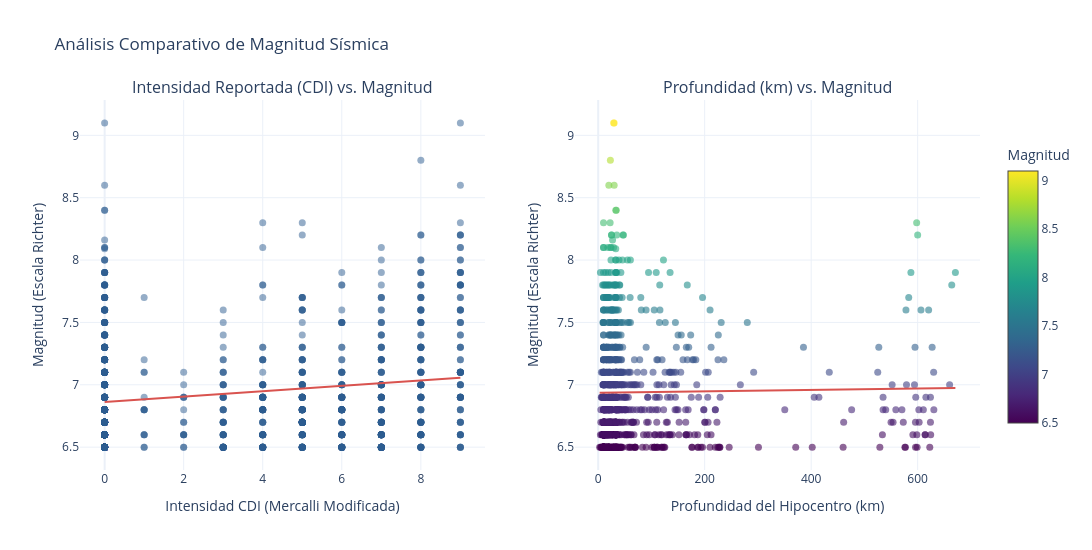

Notebook cell for this chart:
### Code cell
# 1. Limpieza de datos general
df_clean = df_earthquakes.dropna(subset=['magnitude', 'cdi', 'depth']).copy()

# Función auxiliar para obtener línea de tendencia (OLS)
def get_ols_line(x_data, y_data):
    X = sm.add_constant(x_data)
    model = sm.OLS(y_data, X).fit()
    x_range = np.linspace(x_data.min(), x_data.max(), 100)
    y_pred = model.predict(sm.add_constant(x_range))
    return x_range, y_pred

# 2. Crear lienzo de 1 fila y 2 columnas
fig = make_subplots(
    rows=1, cols=2,
    subplot_titles=(
        'Intensidad Reportada (CDI) vs. Magnitud',
        'Profundidad (km) vs. Magnitud'
    ),
    horizontal_spacing=0.1
)

# --- GRÁFICA 1: CDI vs Magnitud ---
# Puntos dispersos
fig.add_trace(
    go.Scatter(
        x=df_clean['cdi'],
        y=df_clean['magnitude'],
        mode='markers',
        marker=dict(color='#2b5c8f', opacity=0.5, size=7),
        name='Sismos (CDI)',
        customdata=df_clean[['title', 'location', 'country', 'depth']],
        hovertemplate='<b>%{customdata[0]}</b><br>Ubicación: %{customdata[1]}, %{customdata[2]}<br>CDI: %{x}<br>Magnitud: %{y}<br>Profundidad: %{customdata[3]} km<extra></extra>'
    ),
    row=1, col=1
)

# Línea de tendencia OLS (Gráfica 1)
x_ols1, y_ols1 = get_ols_line(df_clean['cdi'], df_clean['magnitude'])
fig.add_trace(
    go.Scatter(
        x=x_ols1, y=y_ols1,
        mode='lines',
        line=dict(color='#d9534f', width=2),
        name='Tendencia OLS (CDI)'
    ),
    row=1, col=1
)

# --- GRÁFICA 2: Profundidad vs Magnitud ---
# Puntos dispersos (con escala de color Viridis por magnitud)
fig.add_trace(
    go.Scatter(
        x=df_clean['depth'],
        y=df_clean['magnitude'],
        mode='markers',
        marker=dict(
            color=df_clean['magnitude'],
            colorscale='Viridis',
            showscale=True,
            colorbar=dict(title='Magnitud', x=1.02, len=0.8),
            opacity=0.6,
            size=7
        ),
        name='Sismos (Profundidad)',
        customdata=df_clean[['title', 'location', 'country']],
        hovertemplate='<b>%{customdata[0]}</b><br>Ubicación: %{customdata[1]}, %{customdata[2]}<br>Profundidad: %{x} km<br>Magnitud: %{y}<extra></extra>'
    ),
    row=1, col=2
)

# Línea de tendencia OLS (Gráfica 2)
x_ols2, y_ols2 = get_ols_line(df_clean['depth'], df_clean['magnitude'])
fig.add_trace(
    go.Scatter(
        x=x_ols2, y=y_ols2,
        mode='lines',
        line=dict(color='#d9534f', width=2),
        name='Tendencia OLS (Profundidad)'
    ),
    row=1, col=2
)

# 3. Homogeneizar estilo del Layout
fig.update_layout(
    title_text='Análisis Comparativo de Magnitud Sísmica',
    template='plotly_white',
    height=550,
    width=1200,
    showlegend=False,
    font=dict(size=12)
)

# Configuración de títulos de ejes
fig.update_xaxes(title_text='Intensidad CDI (Mercalli Modificada)', row=1, col=1)
fig.update_yaxes(title_text='Magnitud (Escala Richter)', row=1, col=1)

fig.update_xaxes(title_text='Profundidad del Hipocentro (km)', row=1, col=2)
fig.update_yaxes(title_text='Magnitud (Escala Richter)', row=1, col=2)

# Mostrar la figura unificada
fig.show()

### Figure 1 — Plotly figure (JSON) as saved in the notebook; plotly's stock layout.template omitted (floating-point values rounded to 4 significant figures; data arrays with more than 128 entries replaced by an {"elided": "..."} marker saying what was removed)
{"data": [{"customdata": {"elided": "1000x4 mixed values"}, "hovertemplate": "<b>%{customdata[0]}</b><br>Ubicación: %{customdata[1]}, %{customdata[2]}<br>CDI: %{x}<br>Magnitud: %{y}<br>Profundidad: %{customdata[3]} km<extra></extra>", "marker": {"color": "#2b5c8f", "opacity": 0.5, "size": 7}, "mode": "markers", "name": "Sismos (CDI)", "type": "scatter", "x": {"elided": "1000 int values"}, "xaxis": "x", "y": {"elided": "1000 float values"}, "yaxis": "y"}, {"line": {"color": "#d9534f", "width": 2}, "mode": "lines", "name": "Tendencia OLS (CDI)", "type": "scatter", "x": [0.0, 0.09091, 0.1818, 0.2727, 0.3636, 0.4545, 0.5455, 0.6364, 0.7273, 0.8182, 0.9091, 1.0, 1.091, 1.182, 1.273, 1.364, 1.455, 1.545, 1.636, 1.727, 1.818, 1.909, 2.0, 2.091, 2.182, 2.273, 2.364, 2.455, 2.545, 2.636, 2.727, 2.818, 2.909, 3.0, 3.091, 3.182, 3.273, 3.364, 3.455, 3.545, 3.636, 3.727, 3.818, 3.909, 4.0, 4.091, 4.182, 4.273, 4.364, 4.455, 4.545, 4.636, 4.727, 4.818, 4.909, 5.0, 5.091, 5.182, 5.273, 5.364, 5.455, 5.545, 5.636, 5.727, 5.818, 5.909, 6.0, 6.091, 6.182, 6.273, 6.364, 6.455, 6.545, 6.636, 6.727, 6.818, 6.909, 7.0, 7.091, 7.182, 7.273, 7.364, 7.455, 7.545, 7.636, 7.727, 7.818, 7.909, 8.0, 8.091, 8.182, 8.273, 8.364, 8.455, 8.545, 8.636, 8.727, 8.818, 8.909, 9.0], "xaxis": "x", "y": [6.863, 6.865, 6.867, 6.869, 6.871, 6.872, 6.874, 6.876, 6.878, 6.88, 6.882, 6.884, 6.886, 6.888, 6.89, 6.892, 6.894, 6.896, 6.898, 6.9, 6.902, 6.904, 6.906, 6.908, 6.91, 6.912, 6.913, 6.915, 6.917, 6.919, 6.921, 6.923, 6.925, 6.927, 6.929, 6.931, 6.933, 6.935, 6.937, 6.939, 6.941, 6.943, 6.945, 6.947, 6.949, 6.951, 6.953, 6.954, 6.956, 6.958, 6.96, 6.962, 6.964, 6.966, 6.968, 6.97, 6.972, 6.974, 6.976, 6.978, 6.98, 6.982, 6.984, 6.986, 6.988, 6.99, 6.992, 6.994, 6.995, 6.997, 6.999, 7.001, 7.003, 7.005, 7.007, 7.009, 7.011, 7.013, 7.015, 7.017, 7.019, 7.021, 7.023, 7.025, 7.027, 7.029, 7.031, 7.033, 7.035, 7.036, 7.038, 7.04, 7.042, 7.044, 7.046, 7.048, 7.05, 7.052, 7.054, 7.056], "yaxis": "y"}, {"customdata": {"elided": "1000x3 str values"}, "hovertemplate": "<b>%{customdata[0]}</b><br>Ubicación: %{customdata[1]}, %{customdata[2]}<br>Profundidad: %{x} km<br>Magnitud: %{y}<extra></extra>", "marker": {"color": {"elided": "1000 float values"}, "colorbar": {"len": 0.8, "title": {"text": "Magnitud"}, "x": 1.02}, "colorscale": [[0, "#440154"], [0.1111, "#482878"], [0.2222, "#3e4989"], [0.3333, "#31688e"], [0.4444, "#26828e"], [0.5556, "#1f9e89"], [0.6667, "#35b779"], [0.7778, "#6ece58"], [0.8889, "#b5de2b"], [1, "#fde725"]], "opacity": 0.6, "showscale": true, "size": 7}, "mode": "markers", "name": "Sismos (Profundidad)", "type": "scatter", "x": {"elided": "1000 float values"}, "xaxis": "x2", "y": {"elided": "1000 float values"}, "yaxis": "y2"}, {"line": {"color": "#d9534f", "width": 2}, "mode": "lines", "name": "Tendencia OLS (Profundidad)", "type": "scatter", "x": [2.7, 9.449, 16.2, 22.95, 29.69, 36.44, 43.19, 49.94, 56.69, 63.44, 70.19, 76.93, 83.68, 90.43, 97.18, 103.9, 110.7, 117.4, 124.2, 130.9, 137.7, 144.4, 151.2, 157.9, 164.7, 171.4, 178.2, 184.9, 191.7, 198.4, 205.2, 211.9, 218.7, 225.4, 232.2, 238.9, 245.6, 252.4, 259.1, 265.9, 272.6, 279.4, 286.1, 292.9, 299.6, 306.4, 313.1, 319.9, 326.6, 333.4, 340.1, 346.9, 353.6, 360.4, 367.1, 373.9, 380.6, 387.4, 394.1, 400.9, 407.6, 414.4, 421.1, 427.9, 434.6, 441.4, 448.1, 454.9, 461.6, 468.4, 475.1, 481.8, 488.6, 495.3, 502.1, 508.8, 515.6, 522.3, 529.1, 535.8, 542.6, 549.3, 556.1, 562.8, 569.6, 576.3, 583.1, 589.8, 596.6, 603.3, 610.1, 616.8, 623.6, 630.3, 637.1, 643.8, 650.6, 657.3, 664.1, 670.8], "xaxis": "x2", "y": [6.936, 6.936, 6.937, 6.937, 6.938, 6.938, 6.938, 6.939, 6.939, 6.94, 6.94, 6.94, 6.941, 6.941, 6.941, 6.942, 6.942, 6.943, 6.943, 6.943, 6.944, 6.944, 6.945, 6.945, 6.945, 6.946, 6.946, 6.946, 6.947, 6.947, 6.948, 6.948, 6.948, 6.949, 6.949, 6.95, 6.95, 6.95, 6.951, 6.951, 6.951, 6.952, 6.952, 6.953, 6.953, 6.953, 6.954, 6.954, 6.955, 6.955, 6.955, 6.956, 6.956, 6.957, 6.957, 6.957, 6.958, 6.958, 6.958, 6.959, 6.959, 6.96, 6.96, 6.96, 6.961, 6.961, 6.962, 6.962, 6.962, 6.963, 6.963, 6.963, 6.964, 6.964, 6.965, 6.965, 6.965, 6.966, 6.966, 6.967, 6.967, 6.967, 6.968, 6.968, 6.968, 6.969, 6.969, 6.97, 6.97, 6.97, 6.971, 6.971, 6.972, 6.972, 6.972, 6.973, 6.973, 6.973, 6.974, 6.974], "yaxis": "y2"}], "layout": {"annotations": [{"font": {"size": 16}, "showarrow": false, "text": "Intensidad Reportada (CDI) vs. Magnitud", "x": 0.225, "xanchor": "center", "xref": "paper", "y": 1, "yanchor": "bottom", "yref": "paper"}, {"font": {"size": 16}, "showarrow": false, "text": "Profundidad (km) vs. Magnitud", "x": 0.775, "xanchor": "center", "xref": "paper", "y": 1, "yanchor": "bottom", "yref": "paper"}], "font": {"size": 12}, "height": 550, "showlegend": false, "title": {"text": "Análisis Comparativo de Magnitud Sísmica"}, "width": 1200, "xaxis": {"anchor": "y", "domain": [0, 0.45], "title": {"text": "Intensidad CDI (Mercalli Modificada)"}}, "xaxis2": {"anchor": "y2", "domain": [0.55, 1], "title": {"text": "Profundidad del Hipocentro (km)"}}, "yaxis": {"anchor": "x", "domain": [0, 1], "title": {"text": "Magnitud (Escala Richter)"}}, "yaxis2": {"anchor": "x2", "domain": [0, 1], "title": {"text": "Magnitud (Escala Richter)"}}}}
